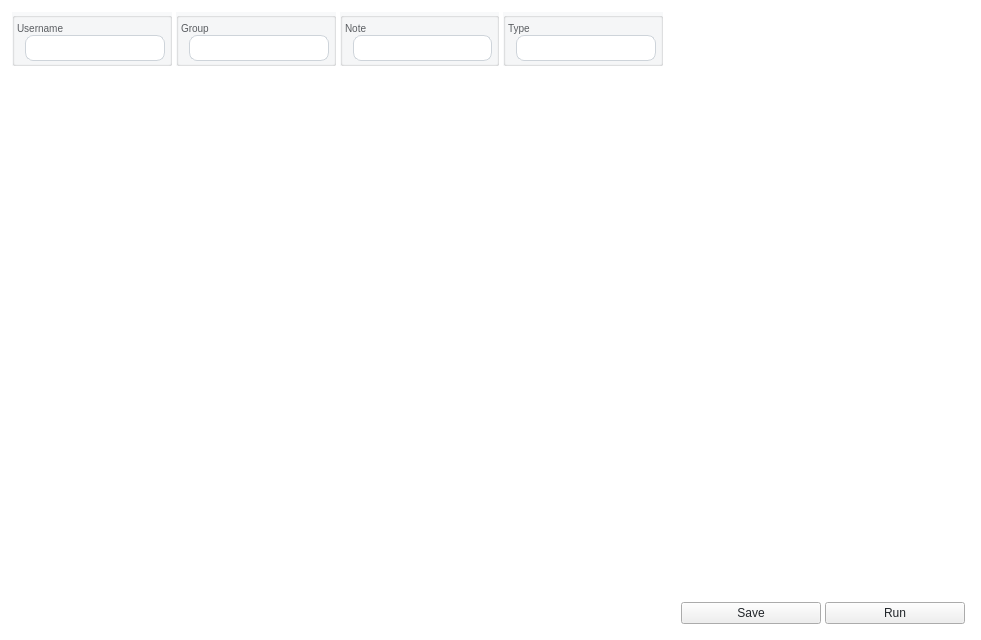
<?xml version="1.0" encoding="UTF-8"?>
<ui version="4.0">
 <class>PageRobot</class>
 <widget class="QWidget" name="PageRobot">
  <property name="geometry">
   <rect>
    <x>0</x>
    <y>0</y>
    <width>981</width>
    <height>640</height>
   </rect>
  </property>
  <property name="windowTitle">
   <string>Form</string>
  </property>
  <property name="styleSheet">
   <string notr="true">#PageRobot{
  font-family: &quot;Courier New&quot;;
  background-color: #FFFFFF;
}
QGroupBox {
  font-family: &quot;Courier New&quot;;
  font-size: 13px;
  background-color: rgba(248, 249, 250, 1);
}
QLineEdit {
  padding: 4px 0;
  border: 1px solid #ced4da;
  border-radius: 8px;
  margin-left: 8px;
  padding-left: 4px;
  background-color: #FFFFFF;
  color:#212529;
}
QPlainTextEdit {
	background-color: #FFFFFF;
  color:#212529;
}
QLabel {
  font-family: &quot;Courier New&quot;;
  font-size: 13px;
  color: rgb(90, 93, 97);
}
QRadioButton {
  font-family: &quot;Courier New&quot;;
  font-size: 13px;
  color: #212529;
}
QComboBox {
  font-family: &quot;Courier New&quot;;
  font-size: 13px;
  color: #212529;
}
QPushButton {
  color: #212529;
}

</string>
  </property>
  <layout class="QHBoxLayout" name="horizontalLayout_2">
   <property name="leftMargin">
    <number>8</number>
   </property>
   <property name="topMargin">
    <number>8</number>
   </property>
   <property name="rightMargin">
    <number>8</number>
   </property>
   <property name="bottomMargin">
    <number>8</number>
   </property>
   <item>
    <layout class="QHBoxLayout" name="container_layout">
     <property name="rightMargin">
      <number>0</number>
     </property>
     <item>
      <layout class="QVBoxLayout" name="display_container">
       <property name="spacing">
        <number>4</number>
       </property>
       <item>
        <widget class="QWidget" name="filter_container" native="true">
         <layout class="QHBoxLayout" name="horizontalLayout_6">
          <property name="spacing">
           <number>0</number>
          </property>
          <property name="leftMargin">
           <number>4</number>
          </property>
          <property name="topMargin">
           <number>4</number>
          </property>
          <property name="rightMargin">
           <number>4</number>
          </property>
          <property name="bottomMargin">
           <number>4</number>
          </property>
          <item>
           <layout class="QHBoxLayout" name="horizontalLayout_7">
            <property name="spacing">
             <number>4</number>
            </property>
            <property name="leftMargin">
             <number>0</number>
            </property>
            <property name="topMargin">
             <number>0</number>
            </property>
            <property name="rightMargin">
             <number>0</number>
            </property>
            <property name="bottomMargin">
             <number>0</number>
            </property>
            <item>
             <widget class="QGroupBox" name="username_container_2">
              <property name="title">
               <string/>
              </property>
              <layout class="QVBoxLayout" name="verticalLayout_21">
               <property name="spacing">
                <number>4</number>
               </property>
               <property name="leftMargin">
                <number>2</number>
               </property>
               <property name="topMargin">
                <number>4</number>
               </property>
               <property name="rightMargin">
                <number>4</number>
               </property>
               <property name="bottomMargin">
                <number>2</number>
               </property>
               <item>
                <layout class="QVBoxLayout" name="verticalLayout_22">
                 <property name="spacing">
                  <number>0</number>
                 </property>
                 <item>
                  <widget class="QLabel" name="username_label_2">
                   <property name="styleSheet">
                    <string notr="true">font-size: 10px</string>
                   </property>
                   <property name="text">
                    <string>Username</string>
                   </property>
                  </widget>
                 </item>
                 <item>
                  <widget class="QLineEdit" name="username_input_2"/>
                 </item>
                </layout>
               </item>
              </layout>
             </widget>
            </item>
            <item>
             <widget class="QGroupBox" name="group_container_2">
              <property name="title">
               <string/>
              </property>
              <layout class="QVBoxLayout" name="verticalLayout_23">
               <property name="spacing">
                <number>4</number>
               </property>
               <property name="leftMargin">
                <number>2</number>
               </property>
               <property name="topMargin">
                <number>4</number>
               </property>
               <property name="rightMargin">
                <number>4</number>
               </property>
               <property name="bottomMargin">
                <number>2</number>
               </property>
               <item>
                <layout class="QVBoxLayout" name="verticalLayout_24">
                 <property name="spacing">
                  <number>0</number>
                 </property>
                 <item>
                  <widget class="QLabel" name="group_label_2">
                   <property name="styleSheet">
                    <string notr="true">font-size: 10px</string>
                   </property>
                   <property name="text">
                    <string>Group</string>
                   </property>
                  </widget>
                 </item>
                 <item>
                  <widget class="QLineEdit" name="group_input_2"/>
                 </item>
                </layout>
               </item>
              </layout>
             </widget>
            </item>
            <item>
             <widget class="QGroupBox" name="note_container_2">
              <property name="title">
               <string/>
              </property>
              <layout class="QVBoxLayout" name="verticalLayout_25">
               <property name="spacing">
                <number>4</number>
               </property>
               <property name="leftMargin">
                <number>2</number>
               </property>
               <property name="topMargin">
                <number>4</number>
               </property>
               <property name="rightMargin">
                <number>4</number>
               </property>
               <property name="bottomMargin">
                <number>2</number>
               </property>
               <item>
                <layout class="QVBoxLayout" name="verticalLayout_26">
                 <property name="spacing">
                  <number>0</number>
                 </property>
                 <item>
                  <widget class="QLabel" name="note_label_2">
                   <property name="styleSheet">
                    <string notr="true">font-size: 10px</string>
                   </property>
                   <property name="text">
                    <string>Note</string>
                   </property>
                  </widget>
                 </item>
                 <item>
                  <widget class="QLineEdit" name="note_input_2"/>
                 </item>
                </layout>
               </item>
              </layout>
             </widget>
            </item>
            <item>
             <widget class="QGroupBox" name="type_container_2">
              <property name="title">
               <string/>
              </property>
              <layout class="QVBoxLayout" name="verticalLayout_27">
               <property name="spacing">
                <number>4</number>
               </property>
               <property name="leftMargin">
                <number>2</number>
               </property>
               <property name="topMargin">
                <number>4</number>
               </property>
               <property name="rightMargin">
                <number>4</number>
               </property>
               <property name="bottomMargin">
                <number>2</number>
               </property>
               <item>
                <layout class="QVBoxLayout" name="verticalLayout_28">
                 <property name="spacing">
                  <number>0</number>
                 </property>
                 <item>
                  <widget class="QLabel" name="type_label_2">
                   <property name="styleSheet">
                    <string notr="true">font-size: 10px</string>
                   </property>
                   <property name="text">
                    <string>Type</string>
                   </property>
                  </widget>
                 </item>
                 <item>
                  <widget class="QLineEdit" name="type_input_2"/>
                 </item>
                </layout>
               </item>
              </layout>
             </widget>
            </item>
           </layout>
          </item>
         </layout>
        </widget>
       </item>
       <item>
        <widget class="QWidget" name="robot_table_container" native="true">
         <layout class="QHBoxLayout" name="horizontalLayout_8">
          <property name="spacing">
           <number>4</number>
          </property>
          <property name="leftMargin">
           <number>0</number>
          </property>
          <property name="topMargin">
           <number>0</number>
          </property>
          <property name="rightMargin">
           <number>0</number>
          </property>
          <property name="bottomMargin">
           <number>0</number>
          </property>
          <item>
           <layout class="QVBoxLayout" name="verticalLayout">
            <item>
             <spacer name="robot_table_hover">
              <property name="orientation">
               <enum>Qt::Orientation::Vertical</enum>
              </property>
              <property name="sizeHint" stdset="0">
               <size>
                <width>20</width>
                <height>40</height>
               </size>
              </property>
             </spacer>
            </item>
           </layout>
          </item>
         </layout>
        </widget>
       </item>
      </layout>
     </item>
     <item>
      <widget class="QWidget" name="actions_container" native="true">
       <property name="minimumSize">
        <size>
         <width>300</width>
         <height>0</height>
        </size>
       </property>
       <layout class="QVBoxLayout" name="verticalLayout_3">
        <property name="leftMargin">
         <number>8</number>
        </property>
        <property name="topMargin">
         <number>8</number>
        </property>
        <property name="rightMargin">
         <number>8</number>
        </property>
        <property name="bottomMargin">
         <number>8</number>
        </property>
        <item>
         <layout class="QVBoxLayout" name="actions_container_layout_2">
          <property name="spacing">
           <number>4</number>
          </property>
          <property name="bottomMargin">
           <number>0</number>
          </property>
          <item>
           <spacer name="verticalSpacer">
            <property name="orientation">
             <enum>Qt::Orientation::Vertical</enum>
            </property>
            <property name="sizeHint" stdset="0">
             <size>
              <width>20</width>
              <height>40</height>
             </size>
            </property>
           </spacer>
          </item>
          <item>
           <layout class="QHBoxLayout" name="horizontalLayout_9">
            <item>
             <widget class="QPushButton" name="action_save_btn">
              <property name="text">
               <string>Save</string>
              </property>
             </widget>
            </item>
            <item>
             <widget class="QPushButton" name="action_run_btn">
              <property name="text">
               <string>Run</string>
              </property>
             </widget>
            </item>
           </layout>
          </item>
         </layout>
        </item>
       </layout>
      </widget>
     </item>
    </layout>
   </item>
  </layout>
 </widget>
 <resources/>
 <connections/>
</ui>
